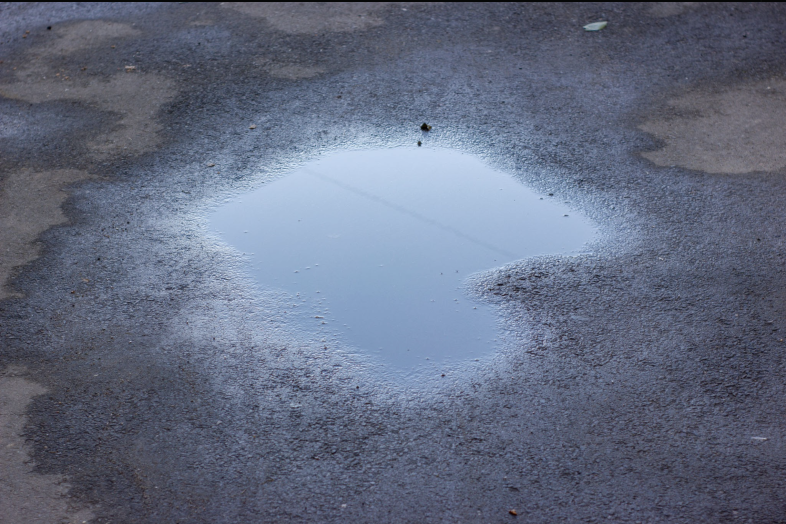
#> input picture puddle.png, 1572 x 1048 px, found by its file name (shown at 1/2 size)
$ python final.py
#> lines starting #> are read from the running program, lines starting #| are printed output that depends on the picture
import os
import cv2
from PIL import Image
import numpy as np
from numpy import asarray
import sklearn
from sklearn.model_selection import train_test_split
from sklearn.ensemble import ExtraTreesClassifier
#from ExTC import ET

#-------------------------------------------------------

dirpath="/Users/kimjuhwan/Desktop/testfolder/puddle.png"
to_numpy=[]

img=Image.open(dirpath).convert('L')
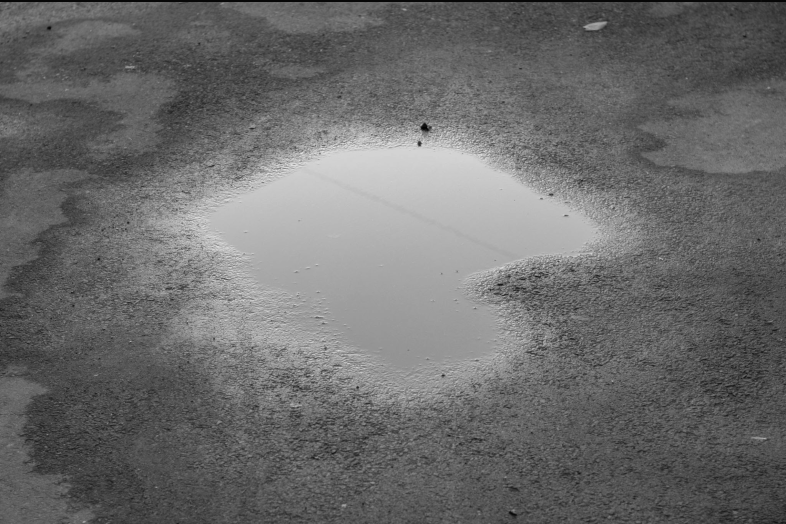
#> img: PIL image 1572x1048 L (shown at 1/2 size); min 1, max 240, mean 107.3
resized=img.resize((256,256))
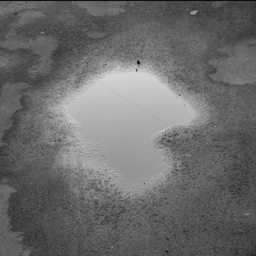
#> resized: PIL image 256x256 L; min 3, max 212, mean 107.3

numpydata = asarray(resized)
to_numpy.append(numpydata)

np.save('/Users/kimjuhwan/Desktop/testfolder/puddle.npy', to_numpy)

p_dir = '/Users/kimjuhwan/Desktop/npderivatives/pg2.npy'
np_dir = '/Users/kimjuhwan/Desktop/npderivatives/npg2.npy'
test_dir = '/Users/kimjuhwan/Desktop/testfolder/puddle.npy'

#> (the run stopped early here; a loop or call above may not have finished)
